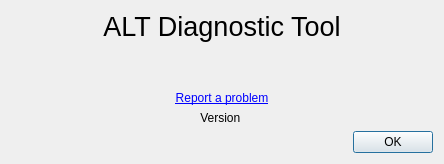
<?xml version="1.0" encoding="UTF-8"?>
<ui version="4.0">
 <class>AboutDialog</class>
 <widget class="QDialog" name="AboutDialog">
  <property name="geometry">
   <rect>
    <x>0</x>
    <y>0</y>
    <width>444</width>
    <height>164</height>
   </rect>
  </property>
  <property name="windowTitle">
   <string>About ADT</string>
  </property>
  <property name="windowIcon">
   <iconset theme="adt"/>
  </property>
  <layout class="QVBoxLayout" name="verticalLayout">
   <item>
    <widget class="QLabel" name="amcLabel">
     <property name="font">
      <font>
       <pointsize>20</pointsize>
       <bold>false</bold>
      </font>
     </property>
     <property name="text">
      <string>ALT Diagnostic Tool</string>
     </property>
     <property name="alignment">
      <set>Qt::AlignmentFlag::AlignCenter</set>
     </property>
    </widget>
   </item>
   <item>
    <spacer name="verticalSpacer">
     <property name="orientation">
      <enum>Qt::Orientation::Vertical</enum>
     </property>
     <property name="sizeHint" stdset="0">
      <size>
       <width>20</width>
       <height>40</height>
      </size>
     </property>
    </spacer>
   </item>
   <item>
    <widget class="QLabel" name="bugzillaLabel">
     <property name="text">
      <string>&lt;a href=&quot;https://bugzilla.altlinux.org&quot;&gt;Report a problem&lt;/a&gt;</string>
     </property>
     <property name="alignment">
      <set>Qt::AlignmentFlag::AlignCenter</set>
     </property>
     <property name="openExternalLinks">
      <bool>true</bool>
     </property>
     <property name="textInteractionFlags">
      <set>Qt::TextInteractionFlag::TextBrowserInteraction</set>
     </property>
    </widget>
   </item>
   <item>
    <widget class="QLabel" name="versionLabel">
     <property name="text">
      <string>Version </string>
     </property>
     <property name="alignment">
      <set>Qt::AlignmentFlag::AlignCenter</set>
     </property>
    </widget>
   </item>
   <item>
    <widget class="QDialogButtonBox" name="buttonBox">
     <property name="orientation">
      <enum>Qt::Orientation::Horizontal</enum>
     </property>
     <property name="standardButtons">
      <set>QDialogButtonBox::StandardButton::Ok</set>
     </property>
    </widget>
   </item>
  </layout>
 </widget>
 <resources/>
 <connections>
  <connection>
   <sender>buttonBox</sender>
   <signal>accepted()</signal>
   <receiver>AboutDialog</receiver>
   <slot>accept()</slot>
   <hints>
    <hint type="sourcelabel">
     <x>248</x>
     <y>254</y>
    </hint>
    <hint type="destinationlabel">
     <x>157</x>
     <y>274</y>
    </hint>
   </hints>
  </connection>
  <connection>
   <sender>buttonBox</sender>
   <signal>rejected()</signal>
   <receiver>AboutDialog</receiver>
   <slot>reject()</slot>
   <hints>
    <hint type="sourcelabel">
     <x>316</x>
     <y>260</y>
    </hint>
    <hint type="destinationlabel">
     <x>286</x>
     <y>274</y>
    </hint>
   </hints>
  </connection>
 </connections>
</ui>
